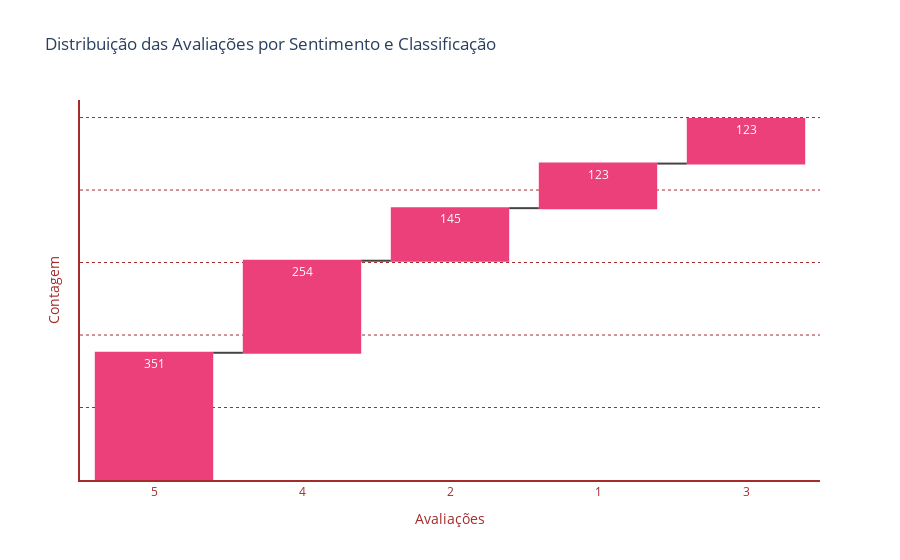

The notebook cell saved with this chart:
### Code cell
import plotly.graph_objects as go

# Definindo categorias para o gráfico de cascata (positivo ou negativo)
df['Sentiment'] = df['Sentiment Label'].apply(lambda x: 'Positivo' if x == 1 else 'Negativo')

# Contagem da distribuição das avaliações
sentiment_count = df.groupby(['Sentiment', 'Ratings']).size().reset_index(name='Count')

# Ordenando as contagens pelas avaliações (Ratings) e pela contagem
sentiment_count = sentiment_count.sort_values(by=['Count', 'Ratings'], ascending=[False, True])


# Definindo a lista de categorias e os valores
categories = sentiment_count['Ratings'].astype(str)
values = sentiment_count['Count']

# Criando o gráfico de cascata
fig = go.Figure(go.Waterfall(
    x=categories,
    y=values,
    text=values,
    textposition="inside",
    hoverinfo="x+y+text",
    orientation="v", 
    increasing=dict(marker=dict(color='#EC407A')),
))

fig.update_layout(
    title="Distribuição das Avaliações por Sentimento e Classificação",
    showlegend=False, 
    plot_bgcolor='rgba(0,0,0,0)', 
    paper_bgcolor='rgba(0,0,0,0)', 
    yaxis=dict(
        showgrid=True,  
        zeroline=True,  
        showline=True, 
        showticklabels=False,   
        title='Contagem', 
        title_font=dict(color='brown'), 
        linecolor='brown',  
        linewidth=2,
        gridcolor='brown', 
        griddash='dot', 
        gridwidth=1,
    ), 
    xaxis=dict(
        zeroline=False,  
        visible=True,
        showline=True,
        linecolor='brown',  # Define a linha marrom corretamente
        linewidth=2,
        title='Avaliações', 
        title_font=dict(color='brown'), 
        tickfont=dict(color='brown'),
        tickcolor='blue', 
        tickwidth=2,
        ticklen=2,
        zerolinecolor='red',
        # ticks="outside", 
    )
)


fig.show()

### Figure 1 — Plotly figure (JSON) as saved in the notebook; plotly's stock layout.template omitted (floating-point values rounded to 4 significant figures)
{"data": [{"hoverinfo": "x+y+text", "increasing": {"marker": {"color": "#EC407A"}}, "orientation": "v", "text": [351.0, 254.0, 145.0, 123.0, 123.0], "textposition": "inside", "type": "waterfall", "x": ["5", "4", "2", "1", "3"], "y": [351, 254, 145, 123, 123]}], "layout": {"paper_bgcolor": "rgba(0,0,0,0)", "plot_bgcolor": "rgba(0,0,0,0)", "showlegend": false, "title": {"text": "Distribuição das Avaliações por Sentimento e Classificação"}, "xaxis": {"linecolor": "brown", "linewidth": 2, "showline": true, "tickcolor": "blue", "tickfont": {"color": "brown"}, "ticklen": 2, "tickwidth": 2, "title": {"font": {"color": "brown"}, "text": "Avaliações"}, "visible": true, "zeroline": false, "zerolinecolor": "red"}, "yaxis": {"gridcolor": "brown", "griddash": "dot", "gridwidth": 1, "linecolor": "brown", "linewidth": 2, "showgrid": true, "showline": true, "showticklabels": false, "title": {"font": {"color": "brown"}, "text": "Contagem"}, "zeroline": true}}}
